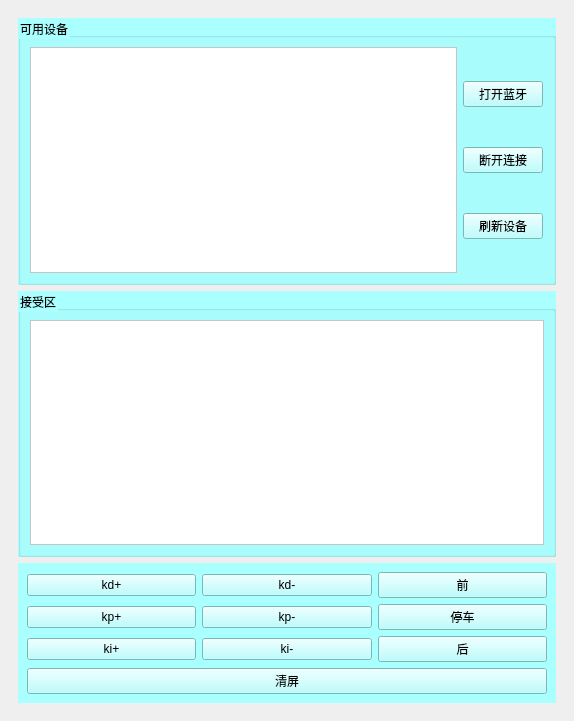
<?xml version="1.0" encoding="UTF-8"?>
<ui version="4.0">
 <class>MainWindow</class>
 <widget class="QMainWindow" name="MainWindow">
  <property name="geometry">
   <rect>
    <x>0</x>
    <y>0</y>
    <width>574</width>
    <height>721</height>
   </rect>
  </property>
  <property name="windowTitle">
   <string>MainWindow</string>
  </property>
  <widget class="QWidget" name="centralwidget">
   <layout class="QVBoxLayout" name="verticalLayout">
    <item>
     <widget class="QWidget" name="widget_7" native="true">
      <layout class="QGridLayout" name="gridLayout_2">
       <item row="0" column="0">
        <layout class="QVBoxLayout" name="verticalLayout_2">
         <item>
          <widget class="QGroupBox" name="groupBox">
           <property name="styleSheet">
            <string notr="true">background-color: rgb(170, 255, 255);</string>
           </property>
           <property name="title">
            <string>可用设备</string>
           </property>
           <layout class="QHBoxLayout" name="horizontalLayout_6" stretch="0,0">
            <property name="rightMargin">
             <number>10</number>
            </property>
            <item>
             <widget class="QListWidget" name="listWidget">
              <property name="font">
               <font>
                <family>微软雅黑</family>
                <pointsize>13</pointsize>
                <weight>50</weight>
                <italic>false</italic>
                <bold>false</bold>
               </font>
              </property>
              <property name="styleSheet">
               <string notr="true">background-color: rgb(255, 255, 255);
font: 13pt &quot;微软雅黑&quot;;</string>
              </property>
             </widget>
            </item>
            <item>
             <layout class="QVBoxLayout" name="verticalLayout_3">
              <item>
               <widget class="QPushButton" name="pushButton_openBLE">
                <property name="text">
                 <string>打开蓝牙</string>
                </property>
               </widget>
              </item>
              <item>
               <widget class="QPushButton" name="pushButton_closeBLE">
                <property name="text">
                 <string>断开连接</string>
                </property>
               </widget>
              </item>
              <item>
               <widget class="QPushButton" name="pushButton_upDateBLE">
                <property name="text">
                 <string>刷新设备</string>
                </property>
               </widget>
              </item>
             </layout>
            </item>
           </layout>
          </widget>
         </item>
         <item>
          <widget class="QGroupBox" name="groupBox_2">
           <property name="styleSheet">
            <string notr="true">background-color: rgb(170, 255, 255);</string>
           </property>
           <property name="title">
            <string>接受区</string>
           </property>
           <layout class="QHBoxLayout" name="horizontalLayout_5" stretch="8">
            <item>
             <widget class="QTextBrowser" name="textBrowser_receive">
              <property name="styleSheet">
               <string notr="true">background-color: rgb(255, 255, 255);
font: 13pt &quot;微软雅黑&quot;;</string>
              </property>
             </widget>
            </item>
           </layout>
          </widget>
         </item>
         <item>
          <widget class="QWidget" name="widget_6" native="true">
           <property name="styleSheet">
            <string notr="true">background-color: rgb(170, 255, 255);</string>
           </property>
           <layout class="QGridLayout" name="gridLayout">
            <item row="0" column="0">
             <layout class="QHBoxLayout" name="horizontalLayout">
              <item>
               <widget class="QPushButton" name="pushButton_kd_raise">
                <property name="sizePolicy">
                 <sizepolicy hsizetype="Minimum" vsizetype="Fixed">
                  <horstretch>0</horstretch>
                  <verstretch>0</verstretch>
                 </sizepolicy>
                </property>
                <property name="text">
                 <string>kd+</string>
                </property>
               </widget>
              </item>
              <item>
               <widget class="QPushButton" name="pushButton_kd_reduce">
                <property name="sizePolicy">
                 <sizepolicy hsizetype="Minimum" vsizetype="Fixed">
                  <horstretch>0</horstretch>
                  <verstretch>0</verstretch>
                 </sizepolicy>
                </property>
                <property name="text">
                 <string>kd-</string>
                </property>
               </widget>
              </item>
              <item>
               <widget class="QPushButton" name="pushButton_fornt">
                <property name="text">
                 <string>前</string>
                </property>
               </widget>
              </item>
             </layout>
            </item>
            <item row="1" column="0">
             <layout class="QHBoxLayout" name="horizontalLayout_2">
              <item>
               <widget class="QPushButton" name="pushButton_kp_raise">
                <property name="text">
                 <string>kp+</string>
                </property>
               </widget>
              </item>
              <item>
               <widget class="QPushButton" name="pushButton_kp_reduce">
                <property name="text">
                 <string>kp-</string>
                </property>
               </widget>
              </item>
              <item>
               <widget class="QPushButton" name="pushButton_stop">
                <property name="text">
                 <string>停车</string>
                </property>
               </widget>
              </item>
             </layout>
            </item>
            <item row="2" column="0">
             <layout class="QHBoxLayout" name="horizontalLayout_3">
              <item>
               <widget class="QPushButton" name="pushButton_ki_raise">
                <property name="text">
                 <string>ki+</string>
                </property>
               </widget>
              </item>
              <item>
               <widget class="QPushButton" name="pushButton_ki_reduce">
                <property name="text">
                 <string>ki-</string>
                </property>
               </widget>
              </item>
              <item>
               <widget class="QPushButton" name="pushButton_back">
                <property name="text">
                 <string>后</string>
                </property>
               </widget>
              </item>
             </layout>
            </item>
            <item row="3" column="0">
             <widget class="QPushButton" name="pushButton_clearReceive">
              <property name="text">
               <string>清屏</string>
              </property>
             </widget>
            </item>
           </layout>
          </widget>
         </item>
        </layout>
       </item>
      </layout>
     </widget>
    </item>
   </layout>
  </widget>
  <widget class="QMenuBar" name="menubar">
   <property name="geometry">
    <rect>
     <x>0</x>
     <y>0</y>
     <width>574</width>
     <height>23</height>
    </rect>
   </property>
  </widget>
 </widget>
 <resources/>
 <connections/>
</ui>
